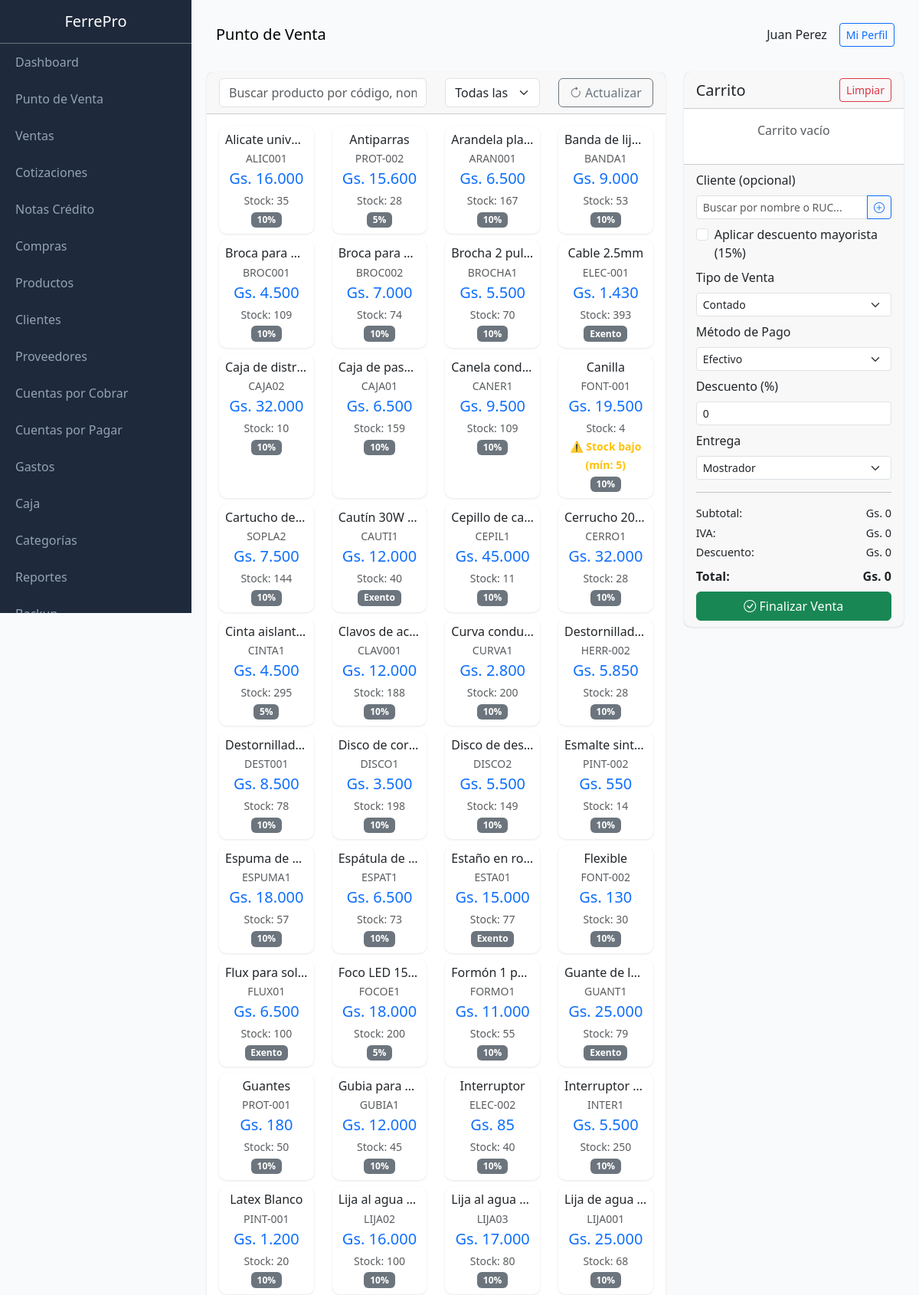
Page /public/index.php?page=pos (signed in, upper part) on the committed database.
### tables this page shows
CREATE TABLE users (
                id INTEGER PRIMARY KEY AUTOINCREMENT,
                name TEXT NOT NULL,
                email TEXT UNIQUE,
                password TEXT NOT NULL,
                role TEXT DEFAULT 'vendedor',
                active INTEGER DEFAULT 1,
                created_at DATETIME DEFAULT CURRENT_TIMESTAMP
            , last_login DATETIME, last_password_change DATETIME, failed_login_attempts INTEGER DEFAULT 0, locked_until DATETIME, two_fa_enabled INTEGER DEFAULT 0, two_fa_secret TEXT);

CREATE TABLE products (
                id INTEGER PRIMARY KEY AUTOINCREMENT,
                code TEXT UNIQUE,
                barcode TEXT,
                name TEXT NOT NULL,
                description TEXT,
                category_id INTEGER,
                provider_id INTEGER,
                unit TEXT DEFAULT 'unidad',
                cost_price REAL DEFAULT 0,
                sale_price REAL DEFAULT 0,
                wholesale_price REAL DEFAULT 0,
                stock INTEGER DEFAULT 0,
                min_stock INTEGER DEFAULT 5,
                location TEXT,
                active INTEGER DEFAULT 1,
                created_at DATETIME DEFAULT CURRENT_TIMESTAMP, iva INTEGER DEFAULT 10,
                FOREIGN KEY (category_id) REFERENCES categories(id),
                FOREIGN KEY (provider_id) REFERENCES providers(id)
            );

### class/Database.php (called while the page is built, shortened)
<?php
class Database extends PDO {
    private static $instance = null;
    public static function getInstance() {
        if (self::$instance === null) {
            self::$instance = new self();
        }
        return self::$instance;
    }
}

### class/Format.php (called while the page is built, shortened)
<?php
class Format {
    public static function money($amount) {
        $amount = floatval($amount);
        return 'Gs. ' . number_format($amount, 0, ',', '.');
    }
}

### views/pos/index.php (the view, shortened to what this page needs)
<?php
$pageTitle = 'Punto de Venta';
$categories = db()->query("SELECT * FROM categories WHERE active = 1 ORDER BY name")->fetchAll(PDO::FETCH_ASSOC);
$clients = db()->query("SELECT * FROM clients WHERE active = 1 ORDER BY name")->fetchAll(PDO::FETCH_ASSOC);
$products = db()->query("SELECT p.*, c.name as category_name FROM products p LEFT JOIN categories c ON p.category_id = c.id WHERE p.active = 1 AND p.stock > 0 ORDER BY p.name")->fetchAll(PDO::FETCH_ASSOC);
$content = '
<div class="row">
    <div class="col-md-8">
        <div class="card mb-3">
            <div class="card-header">
                <div class="row">
                    <div class="col-md-6">
                        <input type="text" id="searchProduct" class="form-control" placeholder="Buscar producto por código, nombre o barcode..." autocomplete="off">
                        <div id="searchResults" class="list-group position-absolute" style="z-index: 1000; max-height: 300px; overflow-y: auto; display: none; width: 100%; top: 38px;"></div>
                    </div>
                    <div class="col-md-3">
                        <select id="filterCategory" class="form-select">
                            <option value="">Todas las categorías</option>
                            ' . implode('', array_map(fn($c) => "<option value=\"{$c['id']}\">{$c['name']}</option>", $categories)) . '
                        </select>
                    </div>
                    <div class="col-md-3">
                        <button type="button" class="btn btn-outline-secondary w-100" id="btnActualizar">
                            <i class="bi bi-arrow-clockwise"></i> Actualizar
                        </button>
                    </div>
                </div>
            </div>
            <div class="card-body">
                <div id="productsGrid" class="row">';
foreach ($products as $p) {
    $stock_warning = $p['stock'] <= $p['min_stock'] ? 'border-warning border-2' : '';
    $iva_label = $p['iva'] == 0 ? 'Exento' : $p['iva'] . '%';
    $content .= '<div class="col-md-3 col-6 mb-2 product-card" data-category="' . ($p['category_id'] ?? '') . '" data-min-stock="' . $p['min_stock'] . '">
        <div class="card h-100 product-item ' . $stock_warning . '" style="cursor: pointer;" data-id="' . $p['id'] . '" data-name="' . htmlspecialchars($p['name']) . '" data-price="' . $p['sale_price'] . '" data-wholesale-price="' . ($p['wholesale_price'] ?? $p['sale_price']) . '" data-stock="' . $p['stock'] . '" data-min-stock="' . $p['min_stock'] . '" data-code="' . htmlspecialchars($p['code']) . '" data-iva="' . $p['iva'] . '">
            <div class="card-body text-center p-2">
                <h6 class="mb-1 text-truncate">' . htmlspecialchars($p['name']) . '</h6>
                <p class="text-muted small mb-1">' . $p['code'] . '</p>
                <h5 class="text-primary mb-1">' . Format::money($p['sale_price']) . '</h5>
                <small class="text-muted">Stock: ' . $p['stock'] . '</small>';
    if ($p['stock'] <= $p['min_stock']) {
        $content .= '<br><small class="text-warning fw-bold">⚠️ Stock bajo (mín: ' . $p['min_stock'] . ')</small>';
    }
    $content .= '<br><small class="badge bg-secondary">' . $iva_label . '</small>';
    $content .= '</div>
        </div>
    </div>';
}
$content .= '</div>
            </div>
        </div>
    </div>
    <div class="col-md-4">
        <div class="card">
            <div class="card-header d-flex justify-content-between align-items-center">
                <h5 class="mb-0">Carrito</h5>
                <button type="button" class="btn btn-sm btn-outline-danger" id="btnLimpiar">Limpiar</button>
            </div>
            <div class="card-body p-0">
                <div id="cartItems" style="max-height: 400px; overflow-y: auto;">
                    <p class="text-center text-muted p-3">Carrito vacío</p>
                </div>
            </div>
            <div class="card-footer">
                <div class="mb-2">
                    <label class="form-label">Cliente (opcional)</label>
                    <div class="position-relative">
                        <div class="input-group input-group-sm">
                            <input type="text" id="clientSearch" class="form-control" placeholder="Buscar por nombre o RUC..." autocomplete="off">
                            <button type="button" class="btn btn-outline-primary" onclick="window.location.href=\'?page=clients&action=new\'" title="Nuevo cliente">
                                <i class="bi bi-plus-circle"></i>
                            </button>
                        </div>
                    </div>
                         ' . implode('', array_map(fn($c) => "{$c['']}{$c['']}{$c['']}{$c['']}{$c['']}{$c['']} {$c['']} " . ($c[''] > 0 ? " " . Format::money($c['']) . "" : "") . "</option>", $clients)) . '
                    <div class="form-check mt-2">
                        <input type="checkbox" class="form-check-input" id="wholesaleDiscount" onchange="renderCart()">
                        <label class="form-check-label" for="wholesaleDiscount">Aplicar descuento mayorista (15%)</label>
                    </div>
                </div>
                <div class="mb-2">
                    <label class="form-label">Tipo de Venta</label>
                    <select name="sale_type" id="saleType" class="form-select form-select-sm" onchange="checkSaleType()">
                        <option value="contado">Contado</option>
                    </select>
                </div>
                <div class="mb-2">
                    <label class="form-label">Método de Pago</label>
                    <select name="payment_method" id="paymentMethod" class="form-select form-select-sm">
                        <option value="efectivo">Efectivo</option>
                    </select>
                </div>
                <div class="mb-2">
                    <label class="form-label">Descuento (%)</label>
                    <input type="number" id="globalDiscount" class="form-control form-select-sm" value="0" min="0" max="100">
                </div>
                <div class="mb-2">
                    <label class="form-label">Entrega</label>
                    <select name="delivery_type" id="deliveryType" class="form-select form-select-sm">
                        <option value="mostrador">Mostrador</option>
                    </select>
                </div>
                 <hr>
                  <div class="d-flex justify-content-between mb-1" style="font-size: 0.9rem;">
                      <span>Subtotal:</span>
                      <span id="cartSubtotal">Gs. 0</span>
                  </div>
                  <div class="d-flex justify-content-between mb-1" style="font-size: 0.9rem;">
                      <span>IVA:</span>
                      <span id="cartIVA">Gs. 0</span>
                  </div>
                  <div class="d-flex justify-content-between mb-2" style="font-size: 0.9rem;">
                      <span>Descuento:</span>
                      <span id="cartDiscount">Gs. 0</span>
                  </div>
                  <div class="d-flex justify-content-between mb-2">
                      <span><strong>Total:</strong></span>
                      <span id="cartTotal"><strong>Gs. 0</strong></span>
                  </div>
                <button type="button" class="btn btn-success w-100" id="btnFinalizarVenta">
                    <i class="bi bi-check-circle"></i> Finalizar Venta
                </button>
            </div>
        </div>
    </div>
</div>
';

### views/layouts/main.php (shortened to what this page needs)
<!DOCTYPE html>
<html lang="es">
<head>
    <link rel="stylesheet" href="https://cdn.jsdelivr.net/npm/bootstrap@5.3.0/dist/css/bootstrap.min.css">
    <link rel="stylesheet" href="https://cdn.jsdelivr.net/npm/bootstrap-icons@1.10.0/font/bootstrap-icons.css">
</head>
<body>
    <div class="sidebar">
        <div class="p-3 text-center border-bottom border-secondary">
            <h5 class="text-white mb-0">FerrePro</h5>
        </div>
        <nav class="nav flex-column">
            <a class="nav-link" href="?page=dashboard">Dashboard</a>
            <a class="nav-link" href="?page=pos">Punto de Venta</a>
            <a class="nav-link" href="?page=sales">Ventas</a>
            <a class="nav-link" href="?page=quotes">Cotizaciones</a>
            <a class="nav-link" href="?page=credit_notes">Notas Crédito</a>
            <a class="nav-link" href="?page=purchases">Compras</a>
            <a class="nav-link" href="?page=products">Productos</a>
            <a class="nav-link" href="?page=clients">Clientes</a>
            <a class="nav-link" href="?page=providers">Proveedores</a>
            <a class="nav-link" href="?page=receivable">Cuentas por Cobrar</a>
            <a class="nav-link" href="?page=payable">Cuentas por Pagar</a>
            <a class="nav-link" href="?page=expenses">Gastos</a>
            <a class="nav-link" href="?page=cash">Caja</a>
            <a class="nav-link" href="?page=categories">Categorías</a>
            <a class="nav-link" href="?page=reports">Reportes</a>
            <a class="nav-link" href="?page=backup">Backup</a>
        </nav>
    </div>
    <div class="main-content">
        <nav class="navbar navbar-expand-lg mb-4 rounded">
            <div class="container-fluid">
                <span class="navbar-brand mb-0 h1"><?= $pageTitle ?? 'FerrePro' ?></span>
                <div class="d-flex align-items-center gap-3">
                    <span><?= user()['name'] ?? '' ?></span>
                    <a href="?page=profile" class="btn btn-sm btn-outline-primary">Mi Perfil</a>
                </div>
            </div>
        </nav>
        <?= $content ?? '' ?>
    </div>
</body>
</html>

### views/layouts/main.php (style rules this page uses)
:root { --primary: #2563eb; --dark: #1e293b; }
body { font-family: 'Segoe UI', sans-serif; background: #f8fafc; }
.sidebar { width: 250px; background: var(--dark); height: 100vh; position: fixed; top: 0; left: 0; overflow-y: auto; }
.sidebar .nav-link { color: #94a3b8; padding: 12px 20px; }
.main-content { margin-left: 250px; padding: 20px; }
.card { border: none; border-radius: 10px; box-shadow: 0 1px 3px rgba(0,0,0,0.1); }

### rows in the picture
users: name "Juan Perez"
products: name "Alicate unive…", code "ALIC001", sale_price "Gs. 16.000", stock "35", iva "10%"
products: name "Antiparras", code "PROT-002", sale_price "Gs. 15.600", stock "28", iva "5%"
products: name "Arandela pla…", code "ARAN001", sale_price "Gs. 6.500", stock "167", iva "10%"
products: name "Banda de lij…", code "BANDA1", sale_price "Gs. 9.000", stock "53", iva "10%"
products: name "Broca para…", code "BROC001", sale_price "Gs. 4.500", stock "109", iva "10%"
products: name "Broca para…", code "BROC002", sale_price "Gs. 7.000", stock "74", iva "10%"
products: name "Brocha 2 pul…", code "BROCHA1", sale_price "Gs. 5.500", stock "70", iva "10%"
products: name "Cable 2.5mm", code "ELEC-001", sale_price "Gs. 1.430", stock "393", iva "Exento"
products: name "Caja de distr…", code "CAJA02", sale_price "Gs. 32.000", stock "10", iva "10%"
products: name "Caja de pas…", code "CAJA01", sale_price "Gs. 6.500", stock "159", iva "10%"
products: name "Canela cond…", code "CANER1", sale_price "Gs. 9.500", stock "109", iva "10%"
products: name "Canilla", code "FONT-001", sale_price "Gs. 19.500", stock "4", min_stock "5", iva "10%"
products: name "Cartucho de…", code "SOPLA2", sale_price "Gs. 7.500", stock "144", iva "10%"
products: name "Cautín 30W…", code "CAUTI1", sale_price "Gs. 12.000", stock "40", iva "Exento"
products: name "Cepillo de ca…", code "CEPIL1", sale_price "Gs. 45.000", stock "11", iva "10%"
products: name "Cerrucho 20…", code "CERRO1", sale_price "Gs. 32.000", stock "28", iva "10%"
products: name "Cinta aislant…", code "CINTA1", sale_price "Gs. 4.500", stock "295", iva "5%"
products: name "Clavos de ac…", code "CLAV001", sale_price "Gs. 12.000", stock "188", iva "10%"
products: name "Curva condu…", code "CURVA1", sale_price "Gs. 2.800", stock "200", iva "10%"
products: name "Destornillad…", code "HERR-002", sale_price "Gs. 5.850", stock "28", iva "10%"
products: name "Destornillad…", code "DEST001", sale_price "Gs. 8.500", stock "78", iva "10%"
products: name "Disco de cor…", code "DISCO1", sale_price "Gs. 3.500", stock "198", iva "10%"
products: name "Disco de des…", code "DISCO2", sale_price "Gs. 5.500", stock "149", iva "10%"
products: name "Esmalte sint…", code "PINT-002", sale_price "Gs. 550", stock "14", iva "10%"
products: name "Espuma de…", code "ESPUMA1", sale_price "Gs. 18.000", stock "57", iva "10%"
products: name "Espátula de…", code "ESPAT1", sale_price "Gs. 6.500", stock "73", iva "10%"
products: name "Estaño en ro…", code "ESTA01", sale_price "Gs. 15.000", stock "77", iva "Exento"
products: name "Flexible", code "FONT-002", sale_price "Gs. 130", stock "30", iva "10%"
products: name "Flux para sol…", code "FLUX01", sale_price "Gs. 6.500", stock "100", iva "Exento"
products: name "Foco LED 15…", code "FOCOE1", sale_price "Gs. 18.000", stock "200", iva "5%"
products: name "Formón 1 p…", code "FORMO1", sale_price "Gs. 11.000", stock "55", iva "10%"
products: name "Guante de l…", code "GUANT1", sale_price "Gs. 25.000", stock "79", iva "Exento"
products: name "Guantes", code "PROT-001", sale_price "Gs. 180", stock "50", iva "10%"
products: name "Gubia para…", code "GUBIA1", sale_price "Gs. 12.000", stock "45", iva "10%"
products: name "Interruptor", code "ELEC-002", sale_price "Gs. 85", stock "40", iva "10%"
products: name "Interruptor…", code "INTER1", sale_price "Gs. 5.500", stock "250", iva "10%"
products: name "Latex Blanco", code "PINT-001", sale_price "Gs. 1.200", stock "20", iva "10%"
products: name "Lija al agua…", code "LIJA02", sale_price "Gs. 16.000", stock "100", iva "10%"
products: name "Lija al agua…", code "LIJA03", sale_price "Gs. 17.000", stock "80", iva "10%"
products: name "Lija de agua…", code "LIJA001", sale_price "Gs. 25.000", stock "68", iva "10%"

### other values in the picture
$pageTitle "Punto de Venta"
